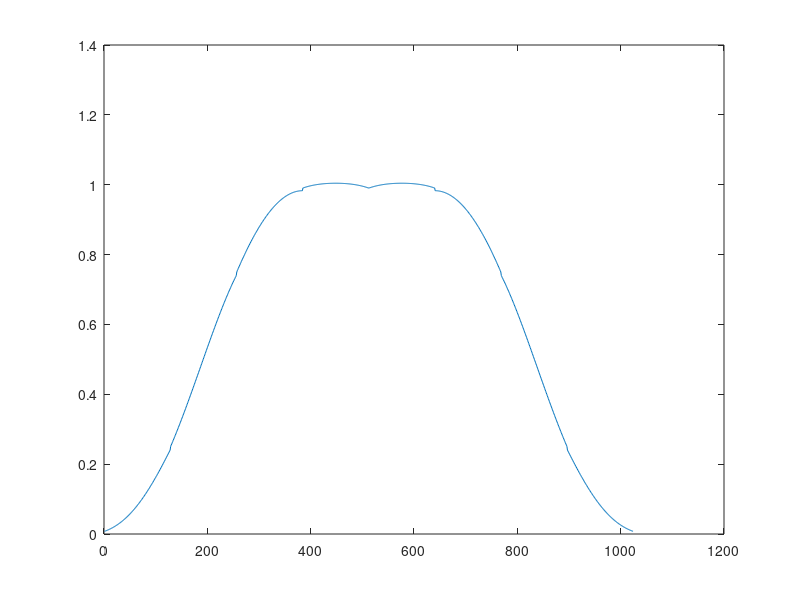

Write the MATLAB code that produced this figure.
clear all
clc

ploton = 1;
% This Script is used to generate the kasier window
pi=3.14159265;
kwin = kaiser(512, 1.9*pi);  % Kaiser Window
kwsigma = sqrt(sum(kwin.^2)/512*4);
kwin = kwin/kwsigma;
% analyze the performance of window
if ploton
    Wf      = fft(kwin);
    Wd      = Wf(1);
    W       = kwin;
    x       = zeros(1,1024);
    x(1:512)= kwin.';
    x((1+128):(512+128))=x((1+128):(512+128))+kwin.';
    x((1+128*2):(512+128*2))=x((1+128*2):(512+128*2))+kwin.';
    x((1+128*3):(512+128*3))=x((1+128*3):(512+128*3))+kwin.';
    x((1+128*4):(512+128*4))=x((1+128*4):(512+128*4))+kwin.';
    x=x.*128/Wd;
    plot(x)
end
save window kwin